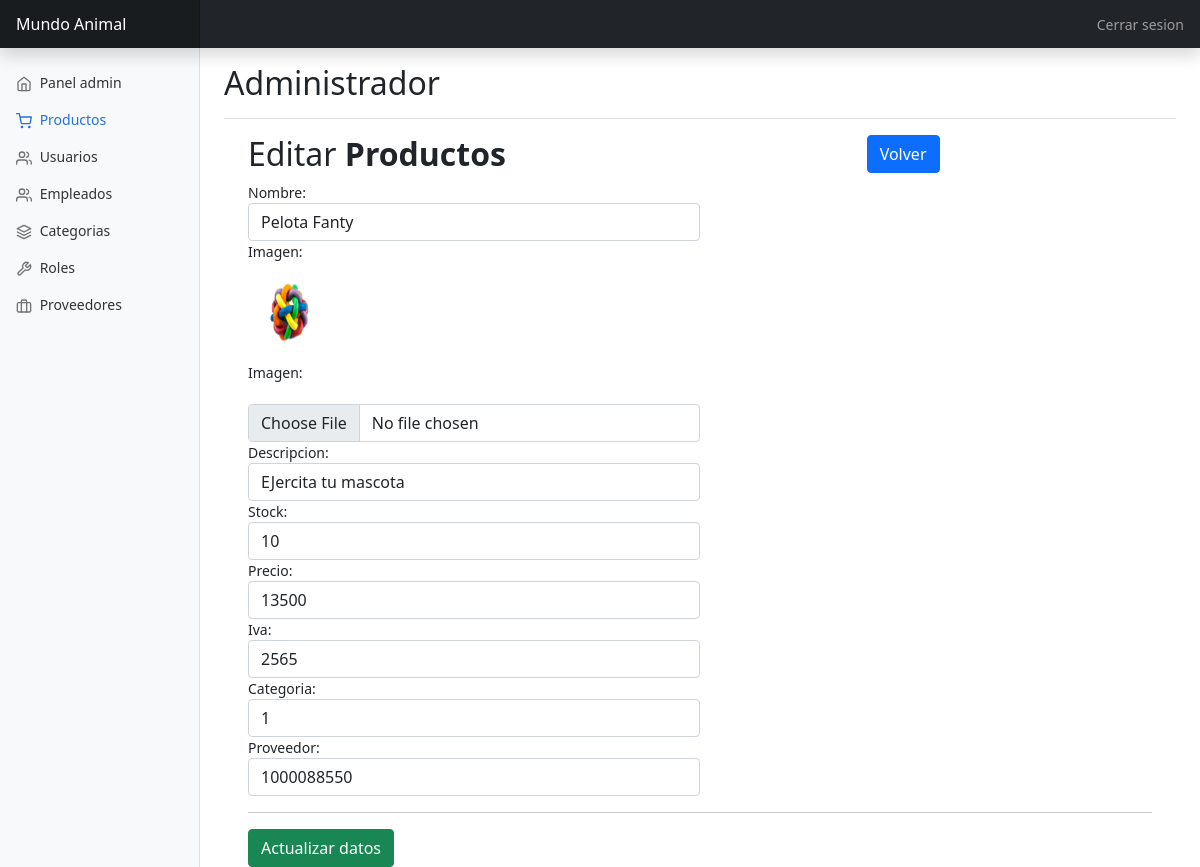
Screenshot of /crud/updateProducto.php?idproductos=2 with the database file from the repository.
### tables this page shows
CREATE TABLE productos (
  idproductos INT AUTO_INCREMENT PRIMARY KEY,
  nombrep VARCHAR(45) NOT NULL,
  imagen VARCHAR(255) NOT NULL,
  descripcion VARCHAR(45) NOT NULL,
  stock int,
  precio FLOAT NOT NULL,
  iva FLOAT,
  categoria_id INT NOT NULL,
  proveedor_id BIGINT NOT NULL);

### db/database.php (called while the page is built, shortened)
<?php
	class Database{
		private $con;
		private $dbhost="localhost";
		private $dbuser="root";
		private $dbpass="";
		private $dbname="mundoanimal";
		public function connect_db(){
			$this->con = mysqli_connect($this->dbhost, $this->dbuser, $this->dbpass, $this->dbname);
		}
        public function single_recordProductos($idproductos){
			$sql = "SELECT * FROM productos where idproductos='$idproductos'";
			$res = mysqli_query($this->con, $sql);
				$return = mysqli_fetch_object($res );
					return $return ;
		}
}
?>

### crud/updateProducto.php (the view, shortened to what this page needs)
<?php
if (isset($_GET['idproductos'])) {
  $idproductos = intval($_GET['idproductos']);
} else {
  header("location:productos.php");
}
?>
<!doctype html>
<html lang="en">
<head>
  <link href="https://cdn.jsdelivr.net/npm/bootstrap@5.1.3/dist/css/bootstrap.min.css" rel="stylesheet">
  <link href="../css/dashboard.css" rel="stylesheet">
</head>
<body>
  <header class="navbar navbar-dark sticky-top bg-dark flex-md-nowrap p-0 shadow">
    <a class="navbar-brand col-md-3 col-lg-2 me-0 px-3" href="#">Mundo Animal</a>
    <div class="navbar-nav">
      <div class="nav-item text-nowrap">
        <a class="nav-link px-3" href="../view/logout.php">Cerrar sesion</a>
      </div>
    </div>
  </header>
  <div class="container-fluid">
    <div class="row">
      <nav id="sidebarMenu" class="col-md-3 col-lg-2 d-md-block bg-light sidebar collapse">
        <div class="position-sticky pt-3">
          <ul class="nav flex-column">
            <li class="nav-item">
              <a class="nav-link" href="../view/admin.php">
                <span data-feather="home"></span>
                Panel admin
              </a>
            </li>
            <li class="nav-item">
              <a class="nav-link active" href="../view/productos.php">
                <span data-feather="shopping-cart"></span>
                Productos
              </a>
            </li>
            <li class="nav-item">
              <a class="nav-link" href="../view/user.php">
                <span data-feather="users"></span>
                Usuarios
              </a>
            </li>
            <li class="nav-item">
              <a class="nav-link" href="../view/empleados.php">
                <span data-feather="users"></span>
                Empleados
              </a>
            </li>
            <li class="nav-item">
              <a class="nav-link" href="../view/categoria.php">
                <span data-feather="layers"></span>
                Categorias
              </a>
            </li>
            <li class="nav-item">
              <a class="nav-link" href="../view/roles.php">
                <span data-feather="tool"></span>
                Roles
              </a>
            </li>
            <li class="nav-item">
              <a class="nav-link" href="../view/proveedores.php">
                <span data-feather="briefcase"></span>
                Proveedores
              </a>
            </li>
          </ul>
        </div>
      </nav>
      <main class="col-md-9 ms-sm-auto col-lg-10 px-md-4">
        <div class="d-flex justify-content-between flex-wrap flex-md-nowrap align-items-center pt-3 pb-2 mb-3 border-bottom">
          <h1 class="h2">Administrador</h1>
        </div>
        <div class="container">
          <div class="table-wrapper">
            <div class="table-title">
              <div class="row">
                <div class="col-sm-8">
                  <h2>Editar <b>Productos</b></h2>
                </div>
                <div class="col-sm-4">
                  <a href="../view/productos.php" class="btn btn-primary"><i class="fa fa-arrow-left"></i> Volver</a>
                </div>
              </div>
            </div>
            <?php
            include("../db/database.php");
            $productos = new Database();
            ?>
            <?php
            $datos_cliente = $productos->single_recordProductos($idproductos);
            ?>
            <div class="row">
              <form method="post" enctype="multipart/form-data">
                <div class="col-md-6">
                  <label>Nombre:</label>
                  <input type="text" name="nombrep" id="nombrep" class='form-control' maxlength="100" required value="<?php echo $datos_cliente->nombrep; ?>">
                </div>
                <div class="col-md-6">
                <label>Imagen:</label><br>
                <img src="../images/ImagesProductos/<?php echo $datos_cliente->imagen; ?>" width="100px" height="100px" alt="">
                </div>
                <div class="col-md-6">
                  <label>Imagen:</label><br><br>
                  <input type="file" name="imagen" id="imagen" class='form-control' maxlength="100" required value="<?php echo $datos_cliente->imagen; ?>">
                </div>
                <div class="col-md-6">
                  <label>Descripcion:</label>
                  <input type="text" name="descripcion" id="descripcion" class='form-control' maxlength="100" required value="<?php echo $datos_cliente->descripcion; ?>">
                </div>
                <div class="col-md-6">
                  <label>Stock:</label>
                  <input type="number" name="stock" id="stock" class='form-control' maxlength="100" required value="<?php echo $datos_cliente->stock; ?>">
                </div>
                <div class="col-md-6">
                  <label>Precio:</label>
                  <input type="number" name="precio" id="precio" class='form-control' maxlength="100" required value="<?php echo $datos_cliente->precio; ?>">
                </div>
                <div class="col-md-6">
                  <label>Iva:</label>
                  <input type="number" name="iva" id="iva" class='form-control' maxlength="15" required value="<?php echo $datos_cliente->iva; ?>">
                </div>
                <div class="col-md-6">
                  <label>Categoria:</label>
                  <input type="number" name="categoria_id" id="categoria_id" class='form-control' maxlength="64" required value="<?php echo $datos_cliente->categoria_id; ?>">
                </div>
                <div class="col-md-6">
                  <label>Proveedor:</label>
                  <input type="number" name="proveedor_id" id="proveedor_id" class='form-control' maxlength="64" required value="<?php echo $datos_cliente->proveedor_id; ?>">
                </div>
                <div>
                  <hr>
                  <button type="submit" class="btn btn-success">Actualizar datos</button>
                </div>
              </form>
            </div>
          </div>
        </div>
      </main>
    </div>
  </div>
</body>
</html>

### css/dashboard.css (style rules this page uses)
body { font-size: .875rem; }
.feather { width: 16px; height: 16px; vertical-align: text-bottom; }
.sidebar { position: fixed; top: 0; bottom: 0; left: 0; z-index: 100; padding: 48px 0 0; box-shadow: inset -1px 0 0 rgba(0, 0, 0, .1); }
.sidebar .nav-link { font-weight: 500; color: #333; }
.sidebar .nav-link .feather { margin-right: 4px; color: #727272; }
.sidebar .nav-link.active { color: #2470dc; }
.sidebar .nav-link:hover .feather, .sidebar .nav-link.active .feather { color: inherit; }
.navbar-brand { padding-top: .75rem; padding-bottom: .75rem; font-size: 1rem; background-color: rgba(0, 0, 0, .25); box-shadow: inset -1px 0 0 rgba(0, 0, 0, .25); }

### rows the page displays
productos: nombrep "Pelota Fanty", imagen (picture), descripcion "EJercita tu mascota", stock "10", precio "13500", iva "2565", categoria_id "1", proveedor_id "1000088550"
